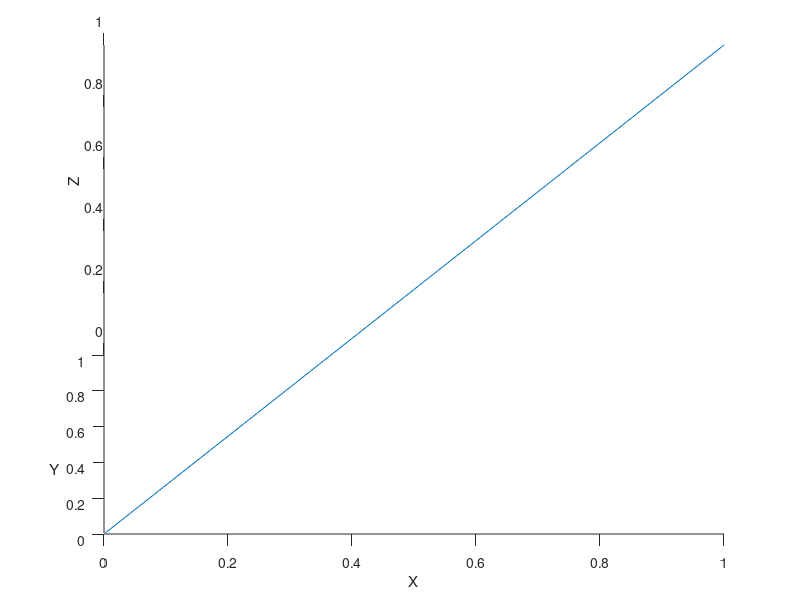

Here is the MATLAB script that generated this plot: (Note: this script raises an error after producing the figure.)
%=============================================================================
% Copyright (c) 2026-present Allan CORNET (Nelson)
%=============================================================================
% This file is part of Nelson.
%=============================================================================
% LICENCE_BLOCK_BEGIN
% SPDX-License-Identifier: LGPL-3.0-or-later
% LICENCE_BLOCK_END
%=============================================================================
% <--ADV-CLI MODE-->
%=============================================================================
% Axis labels re-derive their Rotation and alignment from the View (auto
% RotationMode semantics). Expected values below cover automatic behavior
% across view(2), view(3) and several azimuths.
%=============================================================================
f = figure('Visible', 'off');
plot3([0 1], [0 1], [0 1]);
ax = gca();
xlabel(ax, 'X');
ylabel(ax, 'Y');
zlabel(ax, 'Z');
%=============================================================================
view(ax, 0, 30);
drawnow();
assert_axis_label_orientation(ax, 'XLabel', 0, 'right', 'top');
assert_axis_label_orientation(ax, 'YLabel', 90, 'center', 'top');
%=============================================================================
